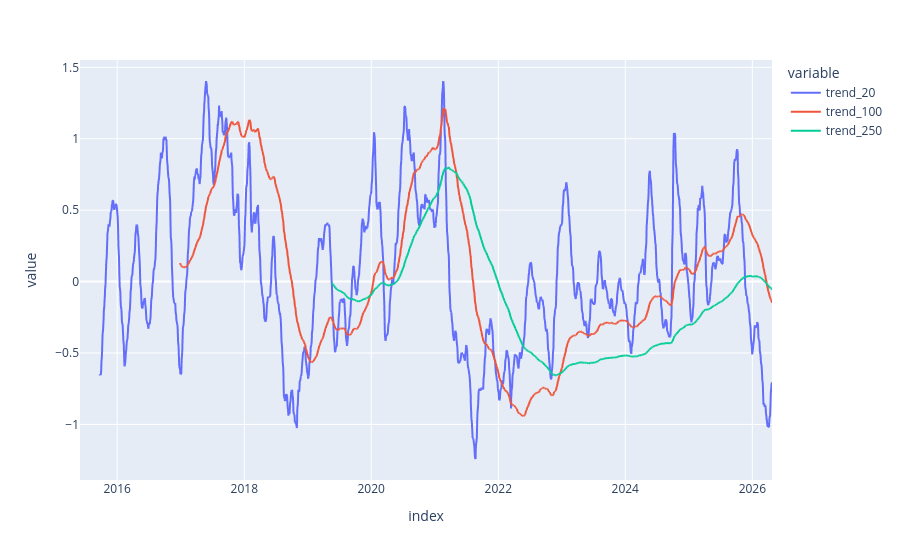

Notebook cell for this chart:
### Code cell
df.plot(y = ['trend_20', 'trend_100', 'trend_250'])

### Figure 1 — Plotly figure (JSON) as saved in the notebook; plotly's stock layout.template omitted (floating-point values rounded to 4 significant figures; data arrays with more than 128 entries replaced by an {"elided": "..."} marker saying what was removed)
{"data": [{"hovertemplate": "variable=trend_20<br>index=%{x}<br>value=%{y}<extra></extra>", "legendgroup": "trend_20", "line": {"color": "#636efa", "dash": "solid"}, "marker": {"symbol": "circle"}, "mode": "lines", "name": "trend_20", "showlegend": true, "type": "scattergl", "x": {"elided": "2742 str values"}, "xaxis": "x", "y": {"elided": "2742 float values"}, "yaxis": "y"}, {"hovertemplate": "variable=trend_100<br>index=%{x}<br>value=%{y}<extra></extra>", "legendgroup": "trend_100", "line": {"color": "#EF553B", "dash": "solid"}, "marker": {"symbol": "circle"}, "mode": "lines", "name": "trend_100", "showlegend": true, "type": "scattergl", "x": {"elided": "2742 str values"}, "xaxis": "x", "y": {"elided": "2742 float values"}, "yaxis": "y"}, {"hovertemplate": "variable=trend_250<br>index=%{x}<br>value=%{y}<extra></extra>", "legendgroup": "trend_250", "line": {"color": "#00cc96", "dash": "solid"}, "marker": {"symbol": "circle"}, "mode": "lines", "name": "trend_250", "showlegend": true, "type": "scattergl", "x": {"elided": "2742 str values"}, "xaxis": "x", "y": {"elided": "2742 float values"}, "yaxis": "y"}], "layout": {"legend": {"title": {"text": "variable"}, "tracegroupgap": 0}, "margin": {"t": 60}, "xaxis": {"anchor": "y", "domain": [0, 1], "title": {"text": "index"}}, "yaxis": {"anchor": "x", "domain": [0, 1], "title": {"text": "value"}}}}
